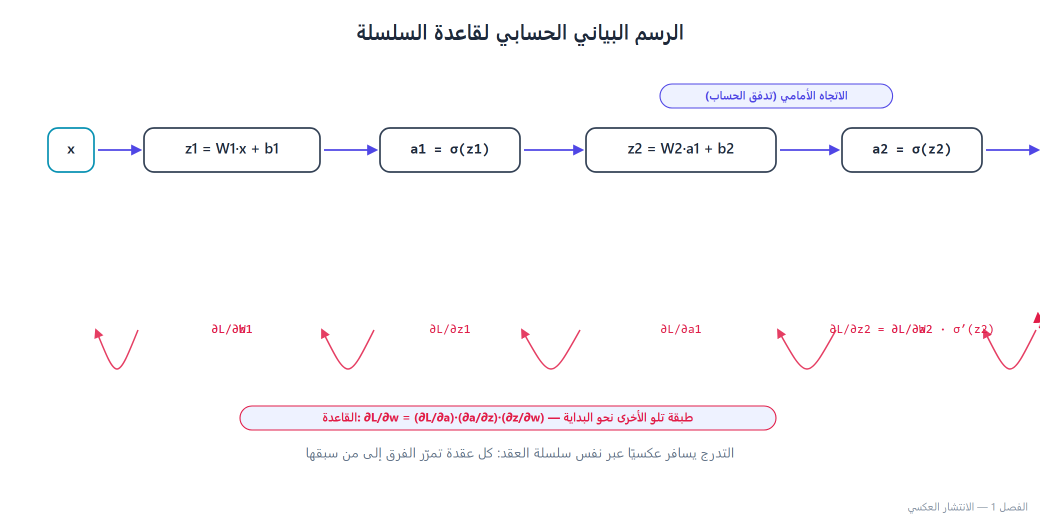
#> input picture courses/transformers-llms-theory-to-systems/media/dist/images/f02_backprop.png, 2080 x 1040 px, given in place of building.jpg, which was not available (shown at 1/2 size)
$ python ch-06-ch06-edges.py   (older library calls are emulated)
#> lines starting #> are read from the running program, lines starting #| are printed output that depends on the picture; after the words box and inside, x2 and y2 are one past the last pixel; in counts of white or black regions, pixels touching at a corner belong together
#!/usr/bin/env python3
# -*- coding: utf-8 -*-
"""
OpenCV 5 والرؤية الحاسوبية بالذكاء الاصطناعي — التدرجات ومرشحات الحواف: من Sobel إلى Canny
OpenCV 5 and AI Computer Vision — Edges

Book slug : opencv-5-ai-vision
Chapter   : ch-06-ch06-edges (lesson 6)
Code files: 8 consolidated fragment(s)

All code fragments from this chapter are collected in this single file,
in the same order as the matching Jupyter notebook.
"""

# ────────────────────────────────────────────────────────────────────────
# [001] maghzbook-download/opencv-5-ai-vision/code/ch-06-ch06-edges.py
# ────────────────────────────────────────────────────────────────────────
#!/usr/bin/env python3
# -*- coding: utf-8 -*-
"""
OpenCV 5 والرؤية الحاسوبية بالذكاء الاصطناعي — التدرجات ومرشحات الحواف: من Sobel إلى Canny
OpenCV 5 and AI Computer Vision — Edges

Book slug : opencv-5-ai-vision
Chapter   : ch-06-ch06-edges (lesson 6)
Code files: 7 consolidated fragment(s)

All code fragments from this chapter are collected in this single file,
in the same order as the matching Jupyter notebook.
"""

# ────────────────────────────────────────────────────────────────────────
# [001] maghzbook-download/opencv-5-ai-vision/code/ch-06-ch06-edges.py
# ────────────────────────────────────────────────────────────────────────
#!/usr/bin/env python3
# -*- coding: utf-8 -*-
"""
OpenCV 5 والرؤية الحاسوبية بالذكاء الاصطناعي — التدرجات ومرشحات الحواف: من Sobel إلى Canny
OpenCV 5 and AI Computer Vision — Edges

Book slug : opencv-5-ai-vision
Chapter   : ch-06-ch06-edges (lesson 6)
Code files: 6 consolidated fragment(s)

All code fragments from this chapter are collected in this single file,
in the same order as the matching Jupyter notebook.
"""

# ────────────────────────────────────────────────────────────────────────
# [001] content/chapters/ch06_edges.md
# ────────────────────────────────────────────────────────────────────────
import cv2
import numpy as np

gray = cv2.imread("assets/samples/building.jpg", cv2.IMREAD_GRAYSCALE)
#> gray: shape (1040, 2080); min 39, max 255, mean 250.6

gx = cv2.Sobel(gray, cv2.CV_64F, 1, 0, ksize=3)   # مشتق أفقية
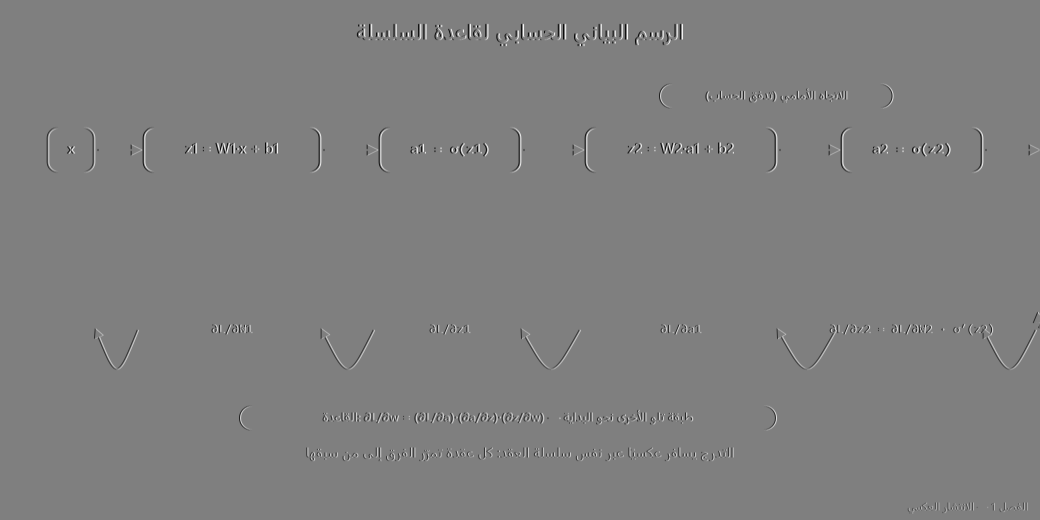
#> gx: shape (1040, 2080) float64 (shown at 1/2 size); min -864, max 864, mean 0; drawn with min black and max white
gy = cv2.Sobel(gray, cv2.CV_64F, 0, 1, ksize=3)   # مشتق عمودي
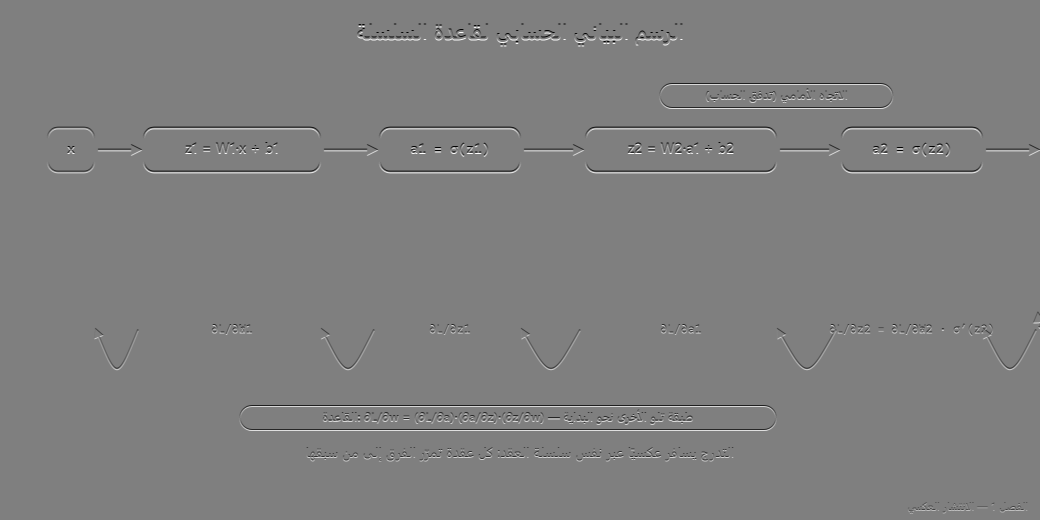
#> gy: shape (1040, 2080) float64 (shown at 1/2 size); min -864, max 864, mean 0; drawn with min black and max white

magnitude = np.sqrt(gx.astype(np.float64)**2 + gy.astype(np.float64)**2)
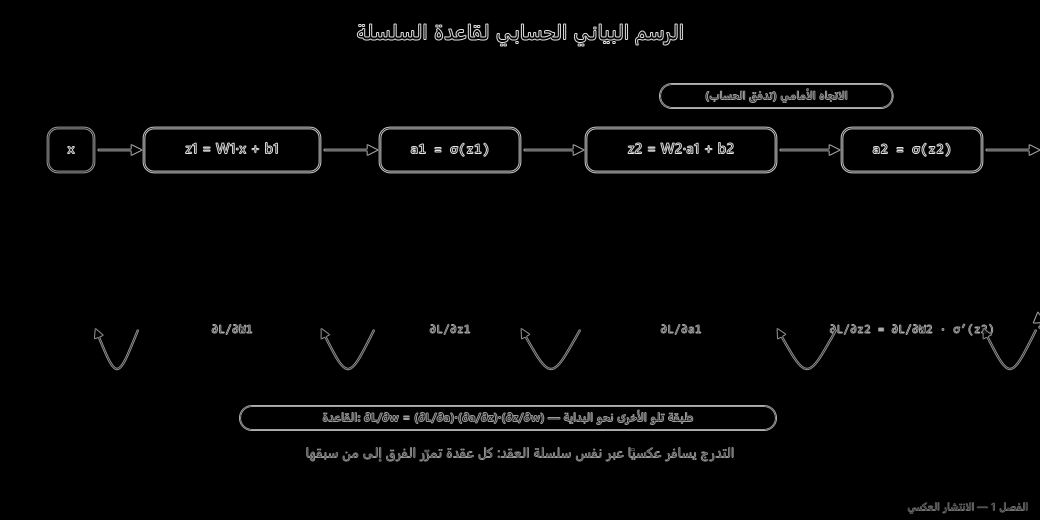
#> magnitude: shape (1040, 2080) float64 (shown at 1/2 size); min 0, max 953.9, mean 20.1; drawn with min black and max white
magnitude = np.clip(magnitude / magnitude.max() * 255, 0, 255).astype(np.uint8)

angle = cv2.phase(gx, gy, angleInDegrees=True)
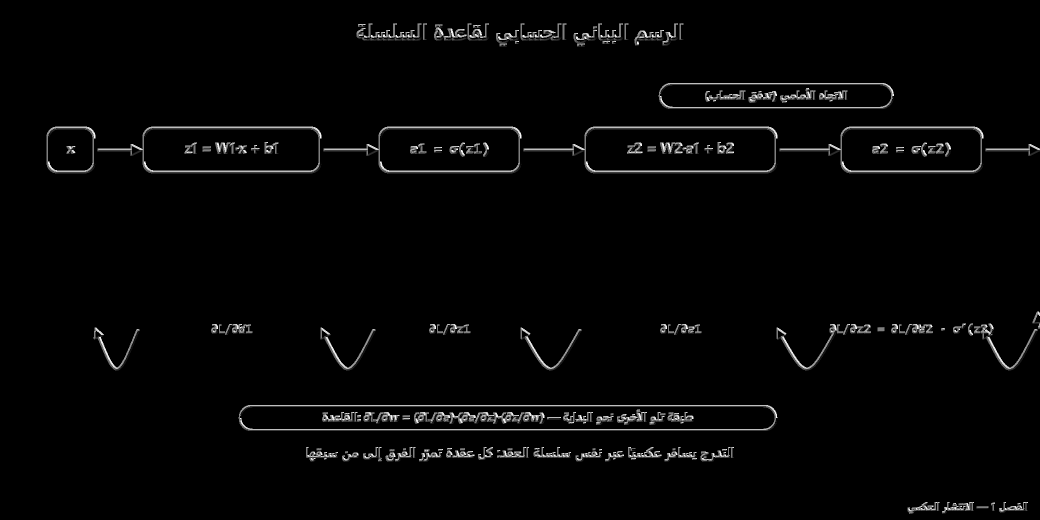
#> angle: shape (1040, 2080) float64 (shown at 1/2 size); min 0, max 359.9, mean 7.5; drawn with min black and max white

# ────────────────────────────────────────────────────────────────────────
# [002] content/chapters/ch06_edges.md
# ────────────────────────────────────────────────────────────────────────
lap = cv2.Laplacian(gray, cv2.CV_64F, ksize=3)
lap_abs = np.uint8(np.clip(np.abs(lap), 0, 255))
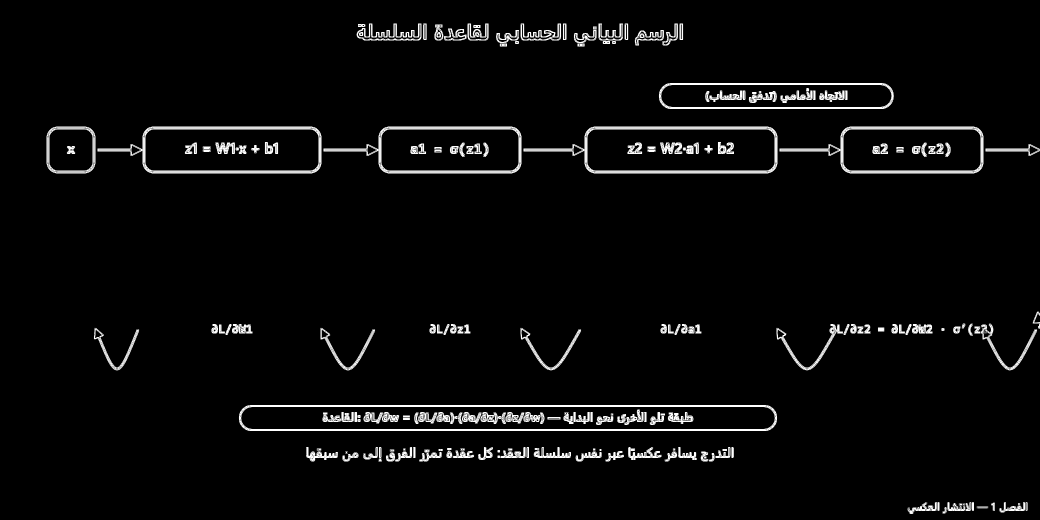
#> lap_abs: shape (1040, 2080) (shown at 1/2 size); min 0, max 255, mean 9.4

# ────────────────────────────────────────────────────────────────────────
# [003] content/chapters/ch06_edges.md
# ────────────────────────────────────────────────────────────────────────
blur = cv2.GaussianBlur(gray, (5, 5), 1.5)
log_edges = cv2.Laplacian(blur, cv2.CV_64F, ksize=3)

# ────────────────────────────────────────────────────────────────────────
# [004] content/chapters/ch06_edges.md
# ────────────────────────────────────────────────────────────────────────
edges = cv2.Canny(gray, threshold1=90, threshold2=180, apertureSize=3, L2gradient=False)
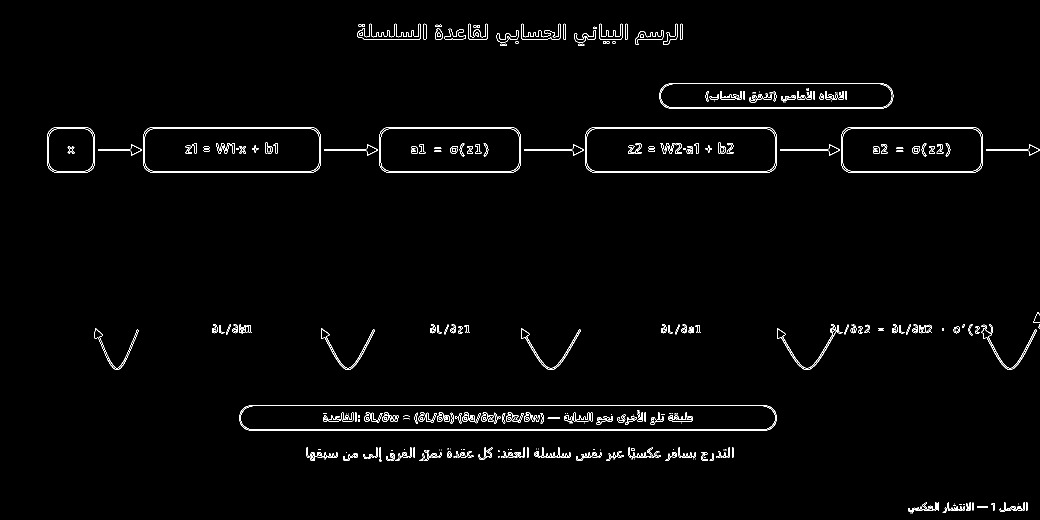
#> edges: shape (1040, 2080) (shown at 1/2 size); 1.5% white in thin lines or dots, all inside (x1, y1, x2, y2) = (94, 47, 2080, 1027)

# ────────────────────────────────────────────────────────────────────────
# [005] content/chapters/ch06_edges.md
# ────────────────────────────────────────────────────────────────────────
def auto_canny(image, sigma=0.33):
#> called with sigma = 0.33
    v = np.median(image)
#> v = 255
    lower = int(max(0, (1.0 - sigma) * v))
#> lower = 170
    upper = int(min(255, (1.0 + sigma) * v))
#> upper = 255
    return cv2.Canny(image, lower, upper)

edges_c = auto_canny(gray)

# ────────────────────────────────────────────────────────────────────────
# [006] content/chapters/ch06_edges.md
# ────────────────────────────────────────────────────────────────────────
import cv2
import numpy as np

cap = cv2.VideoCapture(0)
while cap.isOpened():
    ok, frame = cap.read()
#> frame is the input picture: shape (1040, 2080, 3); mean B, G, R 251.6, 250.2, 251.2
    if not ok:
        break
    gray = cv2.cvtColor(frame, cv2.COLOR_BGR2GRAY)
    blur = cv2.GaussianBlur(gray, (5, 5), 1.6)      # قبل الحواف: تنعيم خفيف
    edges = cv2.Canny(blur, 80, 160)
#> edges: shape (1040, 2080); 1.6% white in thin lines or dots
    edges_color = cv2.cvtColor(edges, cv2.COLOR_GRAY2BGR)
#> edges_color: shape (1040, 2080, 3); 1.6% white in thin lines or dots
    cv2.imshow('frame | edges', np.hstack([frame, edges_color]))
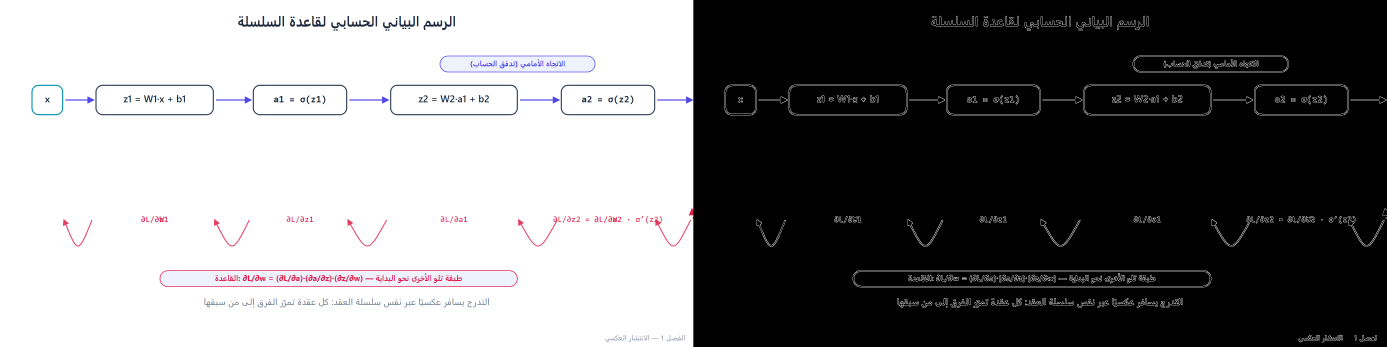
#> window 'frame | edges': shape (1040, 4160, 3) (shown at 1/3 size); mean B, G, R 127.8, 127.2, 127.7
    if cv2.waitKey(1) & 0xFF == ord('q'):
#> (key q is pressed here)
        break
cap.release()
cv2.destroyAllWindows()

# ────────────────────────────────────────────────────────────────────────
# [002] maghzbook-download/opencv-5-ai-vision/notebooks/ch-06-ch06-edges.ipynb#cell-1
# ────────────────────────────────────────────────────────────────────────
import cv2
import numpy as np

gray = cv2.imread("assets/samples/building.jpg", cv2.IMREAD_GRAYSCALE)

gx = cv2.Sobel(gray, cv2.CV_64F, 1, 0, ksize=3)   # مشتق أفقية
gy = cv2.Sobel(gray, cv2.CV_64F, 0, 1, ksize=3)   # مشتق عمودي

magnitude = np.sqrt(gx.astype(np.float64)**2 + gy.astype(np.float64)**2)
magnitude = np.clip(magnitude / magnitude.max() * 255, 0, 255).astype(np.uint8)

angle = cv2.phase(gx, gy, angleInDegrees=True)

# ────────────────────────────────────────────────────────────────────────
# [003] maghzbook-download/opencv-5-ai-vision/notebooks/ch-06-ch06-edges.ipynb#cell-2
# ────────────────────────────────────────────────────────────────────────
lap = cv2.Laplacian(gray, cv2.CV_64F, ksize=3)
lap_abs = np.uint8(np.clip(np.abs(lap), 0, 255))

# ────────────────────────────────────────────────────────────────────────
# [004] maghzbook-download/opencv-5-ai-vision/notebooks/ch-06-ch06-edges.ipynb#cell-3
# ────────────────────────────────────────────────────────────────────────
blur = cv2.GaussianBlur(gray, (5, 5), 1.5)
log_edges = cv2.Laplacian(blur, cv2.CV_64F, ksize=3)

# ────────────────────────────────────────────────────────────────────────
# [005] maghzbook-download/opencv-5-ai-vision/notebooks/ch-06-ch06-edges.ipynb#cell-4
# ────────────────────────────────────────────────────────────────────────
edges = cv2.Canny(gray, threshold1=90, threshold2=180, apertureSize=3, L2gradient=False)

# ────────────────────────────────────────────────────────────────────────
# [006] maghzbook-download/opencv-5-ai-vision/notebooks/ch-06-ch06-edges.ipynb#cell-5
# ────────────────────────────────────────────────────────────────────────
def auto_canny(image, sigma=0.33):
#> called with sigma = 0.33
    v = np.median(image)
#> v = 255
    lower = int(max(0, (1.0 - sigma) * v))
#> lower = 170
    upper = int(min(255, (1.0 + sigma) * v))
#> upper = 255
    return cv2.Canny(image, lower, upper)

edges_c = auto_canny(gray)

# ────────────────────────────────────────────────────────────────────────
# [007] maghzbook-download/opencv-5-ai-vision/notebooks/ch-06-ch06-edges.ipynb#cell-6
# ────────────────────────────────────────────────────────────────────────
import cv2
import numpy as np

cap = cv2.VideoCapture(0)
while cap.isOpened():
    ok, frame = cap.read()
    if not ok:
        break
    gray = cv2.cvtColor(frame, cv2.COLOR_BGR2GRAY)
    blur = cv2.GaussianBlur(gray, (5, 5), 1.6)      # قبل الحواف: تنعيم خفيف
    edges = cv2.Canny(blur, 80, 160)
    edges_color = cv2.cvtColor(edges, cv2.COLOR_GRAY2BGR)
    cv2.imshow('frame | edges', np.hstack([frame, edges_color]))
    if cv2.waitKey(1) & 0xFF == ord('q'):
#> (key q is pressed here)
        break
cap.release()
cv2.destroyAllWindows()

# ────────────────────────────────────────────────────────────────────────
# [002] maghzbook-download/opencv-5-ai-vision/notebooks/ch-06-ch06-edges.ipynb#cell-1
# ────────────────────────────────────────────────────────────────────────
#!/usr/bin/env python3
# -*- coding: utf-8 -*-
"""
OpenCV 5 والرؤية الحاسوبية بالذكاء الاصطناعي — التدرجات ومرشحات الحواف: من Sobel إلى Canny
OpenCV 5 and AI Computer Vision — Edges

Book slug : opencv-5-ai-vision
Chapter   : ch-06-ch06-edges (lesson 6)
Code files: 6 consolidated fragment(s)

All code fragments from this chapter are collected in this single file,
in the same order as the matching Jupyter notebook.
"""

# ────────────────────────────────────────────────────────────────────────
# [001] content/chapters/ch06_edges.md
# ────────────────────────────────────────────────────────────────────────
import cv2
import numpy as np

gray = cv2.imread("assets/samples/building.jpg", cv2.IMREAD_GRAYSCALE)

gx = cv2.Sobel(gray, cv2.CV_64F, 1, 0, ksize=3)   # مشتق أفقية
gy = cv2.Sobel(gray, cv2.CV_64F, 0, 1, ksize=3)   # مشتق عمودي

magnitude = np.sqrt(gx.astype(np.float64)**2 + gy.astype(np.float64)**2)
magnitude = np.clip(magnitude / magnitude.max() * 255, 0, 255).astype(np.uint8)

angle = cv2.phase(gx, gy, angleInDegrees=True)

# ────────────────────────────────────────────────────────────────────────
# [002] content/chapters/ch06_edges.md
# ────────────────────────────────────────────────────────────────────────
lap = cv2.Laplacian(gray, cv2.CV_64F, ksize=3)
lap_abs = np.uint8(np.clip(np.abs(lap), 0, 255))

# ────────────────────────────────────────────────────────────────────────
# [003] content/chapters/ch06_edges.md
# ────────────────────────────────────────────────────────────────────────
blur = cv2.GaussianBlur(gray, (5, 5), 1.5)
log_edges = cv2.Laplacian(blur, cv2.CV_64F, ksize=3)

# ────────────────────────────────────────────────────────────────────────
# [004] content/chapters/ch06_edges.md
# ────────────────────────────────────────────────────────────────────────
edges = cv2.Canny(gray, threshold1=90, threshold2=180, apertureSize=3, L2gradient=False)

# ────────────────────────────────────────────────────────────────────────
# [005] content/chapters/ch06_edges.md
# ────────────────────────────────────────────────────────────────────────
def auto_canny(image, sigma=0.33):
#> called with sigma = 0.33
    v = np.median(image)
#> v = 255
    lower = int(max(0, (1.0 - sigma) * v))
#> lower = 170
    upper = int(min(255, (1.0 + sigma) * v))
#> upper = 255
    return cv2.Canny(image, lower, upper)

edges_c = auto_canny(gray)

# ────────────────────────────────────────────────────────────────────────
# [006] content/chapters/ch06_edges.md
# ────────────────────────────────────────────────────────────────────────
import cv2
import numpy as np

cap = cv2.VideoCapture(0)
while cap.isOpened():
    ok, frame = cap.read()
    if not ok:
        break
    gray = cv2.cvtColor(frame, cv2.COLOR_BGR2GRAY)
    blur = cv2.GaussianBlur(gray, (5, 5), 1.6)      # قبل الحواف: تنعيم خفيف
    edges = cv2.Canny(blur, 80, 160)
    edges_color = cv2.cvtColor(edges, cv2.COLOR_GRAY2BGR)
    cv2.imshow('frame | edges', np.hstack([frame, edges_color]))
    if cv2.waitKey(1) & 0xFF == ord('q'):
#> (key q is pressed here)
        break
cap.release()
cv2.destroyAllWindows()

# ────────────────────────────────────────────────────────────────────────
# [003] maghzbook-download/opencv-5-ai-vision/notebooks/ch-06-ch06-edges.ipynb#cell-2
# ────────────────────────────────────────────────────────────────────────
import cv2
import numpy as np

gray = cv2.imread("assets/samples/building.jpg", cv2.IMREAD_GRAYSCALE)

gx = cv2.Sobel(gray, cv2.CV_64F, 1, 0, ksize=3)   # مشتق أفقية
gy = cv2.Sobel(gray, cv2.CV_64F, 0, 1, ksize=3)   # مشتق عمودي

magnitude = np.sqrt(gx.astype(np.float64)**2 + gy.astype(np.float64)**2)
magnitude = np.clip(magnitude / magnitude.max() * 255, 0, 255).astype(np.uint8)

angle = cv2.phase(gx, gy, angleInDegrees=True)

# ────────────────────────────────────────────────────────────────────────
# [004] maghzbook-download/opencv-5-ai-vision/notebooks/ch-06-ch06-edges.ipynb#cell-3
# ────────────────────────────────────────────────────────────────────────
lap = cv2.Laplacian(gray, cv2.CV_64F, ksize=3)
lap_abs = np.uint8(np.clip(np.abs(lap), 0, 255))

# ────────────────────────────────────────────────────────────────────────
# [005] maghzbook-download/opencv-5-ai-vision/notebooks/ch-06-ch06-edges.ipynb#cell-4
# ────────────────────────────────────────────────────────────────────────
blur = cv2.GaussianBlur(gray, (5, 5), 1.5)
log_edges = cv2.Laplacian(blur, cv2.CV_64F, ksize=3)

# ────────────────────────────────────────────────────────────────────────
# [006] maghzbook-download/opencv-5-ai-vision/notebooks/ch-06-ch06-edges.ipynb#cell-5
# ────────────────────────────────────────────────────────────────────────
edges = cv2.Canny(gray, threshold1=90, threshold2=180, apertureSize=3, L2gradient=False)

# ────────────────────────────────────────────────────────────────────────
# [007] maghzbook-download/opencv-5-ai-vision/notebooks/ch-06-ch06-edges.ipynb#cell-6
# ────────────────────────────────────────────────────────────────────────
def auto_canny(image, sigma=0.33):
#> called with sigma = 0.33
    v = np.median(image)
#> v = 255
    lower = int(max(0, (1.0 - sigma) * v))
#> lower = 170
    upper = int(min(255, (1.0 + sigma) * v))
#> upper = 255
    return cv2.Canny(image, lower, upper)

edges_c = auto_canny(gray)

# ────────────────────────────────────────────────────────────────────────
# [008] maghzbook-download/opencv-5-ai-vision/notebooks/ch-06-ch06-edges.ipynb#cell-7
# ────────────────────────────────────────────────────────────────────────
import cv2
import numpy as np

cap = cv2.VideoCapture(0)
while cap.isOpened():
    ok, frame = cap.read()
    if not ok:
        break
    gray = cv2.cvtColor(frame, cv2.COLOR_BGR2GRAY)
    blur = cv2.GaussianBlur(gray, (5, 5), 1.6)      # قبل الحواف: تنعيم خفيف
    edges = cv2.Canny(blur, 80, 160)
    edges_color = cv2.cvtColor(edges, cv2.COLOR_GRAY2BGR)
    cv2.imshow('frame | edges', np.hstack([frame, edges_color]))
    if cv2.waitKey(1) & 0xFF == ord('q'):
#> (key q is pressed here)
        break
cap.release()
cv2.destroyAllWindows()
